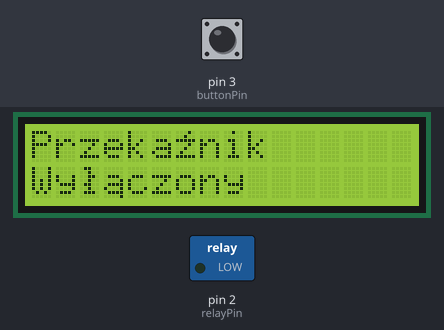
Bench run of a sketch on a simulated Arduino Uno, built with avr-gcc and run on an emulated ATmega328P. Parts: 16×2 character LCD, switched loads named in the sketch (green lamp = pin HIGH). Inputs (shaded band) come from the test bench; at power-on: pin 3 (buttonPin) HIGH. What the sketch prints to the serial monitor is not drawn.

Above: at 1.3 s.
1.4 s: pin 3 (buttonPin) pulled LOW for 0.15 s
At 1.7 s:
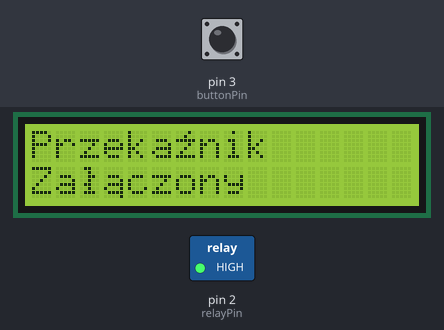
3.0 s: pin 3 (buttonPin) pulled LOW for 1 s
At 3.8 s:
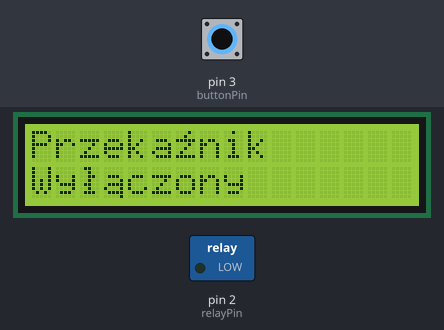
5.5 s: pin 3 (buttonPin) pulled LOW for 3.2 s
At 6.6 s:
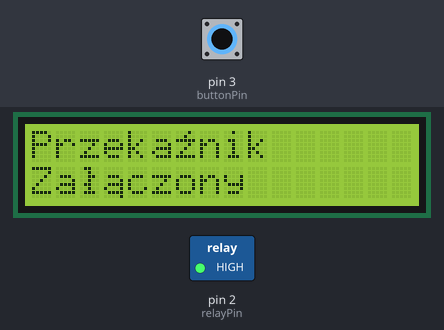
Timing chart, 0 to 8.5 s (numbered marks = the images above; inputs shaded):
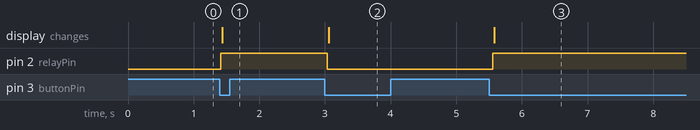

Measured:
- after the input at 1.4 s, pin 2 (relayPin): LOW → HIGH at once; the display: changes at once (image 1)
- after the input at 3.0 s, pin 2 (relayPin): HIGH → LOW at once; the display: changes after 0.06 s (image 2)
- after the input at 5.5 s, pin 2 (relayPin): LOW → HIGH after 0.06 s; the display: changes after 0.08 s (image 3)

The sketch:

sketch.ino
```cpp
#include <LiquidCrystal_I2C.h> // Dołączenie biblioteki do obsługi wyświetlacza LCD z interfejsem I2C

// Definicje polskich znaków
byte customCharZ[8] = {B00010,B00100,B11111,B00010,B00100,B01000,B11111,B00000}; // Zdefiniowanie własnego znaku dla litery 'Ź'
byte customCharL[8] = {B01100, B00100, B00110, B00100, B01100, B00100, B01110, B00000}; // Zdefiniowanie własnego znaku dla litery 'ł'
byte customCharA[8] = {B00000,B0000,B01110,B00001,B01111,B10001,B01111,B00001}; // Zdefiniowanie własnego znaku dla litery 'ą'

const int relayPin = 2; // Deklaracja pinu do sterowania przekaźnikiem
const int buttonPin = 3; // Deklaracja pinu do odczytu stanu przycisku
bool relayState = LOW;   // Początkowy stan przekaźnika (wyłączony)
bool lastButtonState = HIGH;  // Początkowy stan przycisku (nie naciśnięty, przy użyciu pullup)
bool buttonPressed = false;   // Flaga wskazująca, czy przycisk został naciśnięty

LiquidCrystal_I2C lcd(0x27, 16, 2); // Inicjalizacja wyświetlacza LCD z adresem I2C 0x27 i rozmiarem 16x2

void setup() {
  pinMode(relayPin, OUTPUT); // Ustawienie pinu przekaźnika jako wyjście
  pinMode(buttonPin, INPUT_PULLUP); // Ustawienie pinu przycisku jako wejście z wewnętrznym rezystorem podciągającym
  lcd.init(); // Inicjalizacja LCD
  lcd.backlight(); // Włączenie podświetlenia LCD
  Serial.begin(9600); // Rozpoczęcie komunikacji szeregowej z prędkością 9600 bps

  // Ustawienie początkowego stanu przekaźnika
  digitalWrite(relayPin, relayState);

  // Utworzenie własnych znaków na LCD
  lcd.createChar(0, customCharL); // Utworzenie znaku dla 'ł'
  lcd.createChar(1, customCharA); // Utworzenie znaku dla 'ą'
  lcd.createChar(2, customCharZ); // Utworzenie znaku dla 'Ź'

  // Wyświetlenie początkowego stanu na LCD i konsoli
  updateDisplayAndConsole();
}

void loop() {
  bool buttonState = digitalRead(buttonPin); // Odczytanie stanu przycisku

  // Sprawdzenie czy przycisk został naciśnięty
  if (buttonState == LOW && lastButtonState == HIGH && !buttonPressed) {
    relayState = !relayState; // Zmiana stanu przekaźnika
    digitalWrite(relayPin, relayState); // Zastosowanie zmiany stanu przekaźnika
    updateDisplayAndConsole(); // Aktualizacja wyświetlacza i konsoli
    buttonPressed = true;  // Ustawienie flagi naciśnięcia przycisku
  } else if (buttonState == HIGH) {
    buttonPressed = false;  // Reset flagi naciśnięcia gdy przycisk zostanie zwolniony
  }

  lastButtonState = buttonState; // Aktualizacja ostatniego stanu przycisku
  delay(100);  // Krótkie opóźnienie dla debouncing
}

void updateDisplayAndConsole() {
  lcd.clear(); // Wyczyszczenie wyświetlacza
  lcd.setCursor(0, 0); // Ustawienie kursora na początku pierwszej linii
  if (relayState) {
    lcd.print("Przeka"); // Wyświetlenie tekstu na LCD
    lcd.write(byte(2)); // Wstawienie znaku 'Ź'
    lcd.print("nik ");
  } else {
    lcd.print("Przeka");
    lcd.write(byte(2)); // Wstawienie znaku 'Ź'
    lcd.print("nik ");
  }

  lcd.setCursor(0, 1); // Ustawienie kursora na początku drugiej linii
  if (relayState) {
    lcd.print("Za");
    lcd.write(byte(0)); // Wstawienie znaku 'ł'
    lcd.write(byte(1)); // Wstawienie znaku 'ą'
    lcd.print("czony");
    Serial.println("Przekaźnik załączony");
  } else {
    lcd.print("Wy");
    lcd.write(byte(0)); // Wstawienie znaku 'ł'
    lcd.write(byte(1)); // Wstawienie znaku 'ą'
    lcd.print("czony");
    Serial.println("Przekaźnik wyłączony");
  }
}
```
